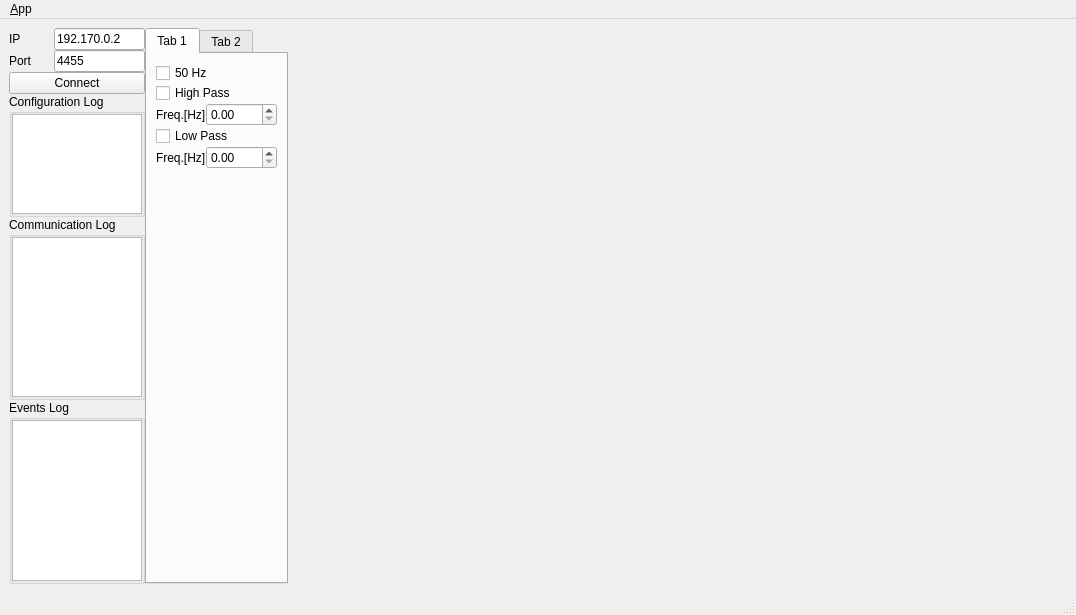
<?xml version="1.0" encoding="UTF-8"?>
<ui version="4.0">
 <class>MainWindowDesign</class>
 <widget class="QMainWindow" name="MainWindowDesign">
  <property name="geometry">
   <rect>
    <x>0</x>
    <y>0</y>
    <width>1076</width>
    <height>615</height>
   </rect>
  </property>
  <property name="windowTitle">
   <string>QRosApp</string>
  </property>
  <property name="windowIcon">
   <iconset resource="../resources/images.qrc">
    <normaloff>:/images/icon.png</normaloff>:/images/icon.png</iconset>
  </property>
  <property name="locale">
   <locale language="English" country="Australia"/>
  </property>
  <widget class="QWidget" name="centralwidget">
   <layout class="QGridLayout" name="gridLayout_7">
    <item row="0" column="0">
     <layout class="QGridLayout" name="gridLayout" rowstretch="1,2,3,3" columnstretch="1,1,8">
      <property name="spacing">
       <number>0</number>
      </property>
      <item row="2" column="0">
       <widget class="QGroupBox" name="groupBox_com">
        <property name="title">
         <string>Communication Log</string>
        </property>
        <layout class="QGridLayout" name="gridLayout_4">
         <property name="leftMargin">
          <number>0</number>
         </property>
         <property name="topMargin">
          <number>0</number>
         </property>
         <property name="rightMargin">
          <number>0</number>
         </property>
         <property name="bottomMargin">
          <number>0</number>
         </property>
         <item row="0" column="0">
          <widget class="QListView" name="listView_com">
           <property name="sizePolicy">
            <sizepolicy hsizetype="Preferred" vsizetype="Preferred">
             <horstretch>0</horstretch>
             <verstretch>0</verstretch>
            </sizepolicy>
           </property>
          </widget>
         </item>
        </layout>
       </widget>
      </item>
      <item row="3" column="0">
       <widget class="QGroupBox" name="groupBox_eve">
        <property name="title">
         <string>Events Log</string>
        </property>
        <layout class="QGridLayout" name="gridLayout_5">
         <property name="leftMargin">
          <number>0</number>
         </property>
         <property name="topMargin">
          <number>0</number>
         </property>
         <property name="rightMargin">
          <number>0</number>
         </property>
         <property name="bottomMargin">
          <number>0</number>
         </property>
         <item row="0" column="0">
          <widget class="QListView" name="listView_eve">
           <property name="sizePolicy">
            <sizepolicy hsizetype="Preferred" vsizetype="Preferred">
             <horstretch>0</horstretch>
             <verstretch>0</verstretch>
            </sizepolicy>
           </property>
          </widget>
         </item>
        </layout>
       </widget>
      </item>
      <item row="0" column="0">
       <layout class="QGridLayout" name="gridLayout_2" columnstretch="1,2">
        <property name="sizeConstraint">
         <enum>QLayout::SetDefaultConstraint</enum>
        </property>
        <property name="spacing">
         <number>0</number>
        </property>
        <item row="0" column="0">
         <widget class="QLabel" name="label">
          <property name="text">
           <string>IP</string>
          </property>
         </widget>
        </item>
        <item row="1" column="0">
         <widget class="QLabel" name="label_2">
          <property name="text">
           <string>Port</string>
          </property>
         </widget>
        </item>
        <item row="1" column="1">
         <widget class="QLineEdit" name="lineEdit_port">
          <property name="sizePolicy">
           <sizepolicy hsizetype="Preferred" vsizetype="Preferred">
            <horstretch>0</horstretch>
            <verstretch>0</verstretch>
           </sizepolicy>
          </property>
          <property name="text">
           <string>4455</string>
          </property>
         </widget>
        </item>
        <item row="2" column="0" colspan="2">
         <widget class="QPushButton" name="button_connect">
          <property name="sizePolicy">
           <sizepolicy hsizetype="Preferred" vsizetype="Preferred">
            <horstretch>0</horstretch>
            <verstretch>0</verstretch>
           </sizepolicy>
          </property>
          <property name="text">
           <string>Connect</string>
          </property>
         </widget>
        </item>
        <item row="0" column="1">
         <widget class="QLineEdit" name="lineEdit_ip">
          <property name="sizePolicy">
           <sizepolicy hsizetype="Preferred" vsizetype="Preferred">
            <horstretch>0</horstretch>
            <verstretch>0</verstretch>
           </sizepolicy>
          </property>
          <property name="text">
           <string>192.170.0.2</string>
          </property>
         </widget>
        </item>
       </layout>
      </item>
      <item row="0" column="1" rowspan="4">
       <widget class="QTabWidget" name="tabWidget">
        <property name="sizePolicy">
         <sizepolicy hsizetype="Preferred" vsizetype="Preferred">
          <horstretch>0</horstretch>
          <verstretch>0</verstretch>
         </sizepolicy>
        </property>
        <property name="currentIndex">
         <number>0</number>
        </property>
        <widget class="QWidget" name="tab">
         <attribute name="title">
          <string>Tab 1</string>
         </attribute>
         <layout class="QGridLayout" name="gridLayout_6">
          <property name="leftMargin">
           <number>9</number>
          </property>
          <property name="topMargin">
           <number>9</number>
          </property>
          <property name="rightMargin">
           <number>9</number>
          </property>
          <property name="bottomMargin">
           <number>9</number>
          </property>
          <property name="spacing">
           <number>6</number>
          </property>
          <item row="1" column="0">
           <spacer name="verticalSpacer">
            <property name="orientation">
             <enum>Qt::Vertical</enum>
            </property>
            <property name="sizeHint" stdset="0">
             <size>
              <width>20</width>
              <height>40</height>
             </size>
            </property>
           </spacer>
          </item>
          <item row="0" column="0">
           <layout class="QVBoxLayout" name="verticalLayout">
            <property name="spacing">
             <number>0</number>
            </property>
            <item>
             <widget class="QCheckBox" name="checkBox_notch">
              <property name="text">
               <string>50 Hz</string>
              </property>
              <property name="checked">
               <bool>false</bool>
              </property>
             </widget>
            </item>
            <item>
             <widget class="QCheckBox" name="checkBox_high">
              <property name="text">
               <string>High Pass</string>
              </property>
             </widget>
            </item>
            <item>
             <layout class="QHBoxLayout" name="horizontalLayout">
              <property name="spacing">
               <number>0</number>
              </property>
              <item>
               <widget class="QLabel" name="label_3">
                <property name="text">
                 <string>Freq.[Hz]</string>
                </property>
               </widget>
              </item>
              <item>
               <widget class="QDoubleSpinBox" name="doubleSpinBox_high">
                <property name="maximum">
                 <double>1000.000000000000000</double>
                </property>
               </widget>
              </item>
             </layout>
            </item>
            <item>
             <widget class="QCheckBox" name="checkBox_low">
              <property name="text">
               <string>Low Pass</string>
              </property>
             </widget>
            </item>
            <item>
             <layout class="QHBoxLayout" name="horizontalLayout_2">
              <property name="spacing">
               <number>0</number>
              </property>
              <item>
               <widget class="QLabel" name="label_4">
                <property name="text">
                 <string>Freq.[Hz]</string>
                </property>
               </widget>
              </item>
              <item>
               <widget class="QDoubleSpinBox" name="doubleSpinBox_low">
                <property name="maximum">
                 <double>1000.000000000000000</double>
                </property>
               </widget>
              </item>
             </layout>
            </item>
           </layout>
          </item>
         </layout>
        </widget>
        <widget class="QWidget" name="tab_2">
         <attribute name="title">
          <string>Tab 2</string>
         </attribute>
         <layout class="QGridLayout" name="gridLayout_8">
          <item row="0" column="0">
           <layout class="QVBoxLayout" name="verticalLayout_3">
            <property name="spacing">
             <number>0</number>
            </property>
            <item>
             <widget class="QCheckBox" name="checkBox_notch_2">
              <property name="text">
               <string>50 Hz</string>
              </property>
              <property name="checked">
               <bool>false</bool>
              </property>
             </widget>
            </item>
            <item>
             <widget class="QCheckBox" name="checkBox_high_2">
              <property name="text">
               <string>High Pass</string>
              </property>
             </widget>
            </item>
            <item>
             <layout class="QHBoxLayout" name="horizontalLayout_3">
              <property name="spacing">
               <number>0</number>
              </property>
              <item>
               <widget class="QLabel" name="label_5">
                <property name="text">
                 <string>Freq.[Hz]</string>
                </property>
               </widget>
              </item>
              <item>
               <widget class="QDoubleSpinBox" name="doubleSpinBox_high_2">
                <property name="maximum">
                 <double>1000.000000000000000</double>
                </property>
               </widget>
              </item>
             </layout>
            </item>
            <item>
             <widget class="QCheckBox" name="checkBox_low_2">
              <property name="text">
               <string>Low Pass</string>
              </property>
             </widget>
            </item>
            <item>
             <layout class="QHBoxLayout" name="horizontalLayout_4">
              <property name="spacing">
               <number>0</number>
              </property>
              <item>
               <widget class="QLabel" name="label_6">
                <property name="text">
                 <string>Freq.[Hz]</string>
                </property>
               </widget>
              </item>
              <item>
               <widget class="QDoubleSpinBox" name="doubleSpinBox_low_2">
                <property name="maximum">
                 <double>1000.000000000000000</double>
                </property>
               </widget>
              </item>
             </layout>
            </item>
           </layout>
          </item>
          <item row="1" column="0">
           <spacer name="verticalSpacer_2">
            <property name="orientation">
             <enum>Qt::Vertical</enum>
            </property>
            <property name="sizeHint" stdset="0">
             <size>
              <width>20</width>
              <height>40</height>
             </size>
            </property>
           </spacer>
          </item>
         </layout>
        </widget>
       </widget>
      </item>
      <item row="1" column="0">
       <widget class="QGroupBox" name="groupBox_config">
        <property name="sizePolicy">
         <sizepolicy hsizetype="Preferred" vsizetype="Preferred">
          <horstretch>0</horstretch>
          <verstretch>0</verstretch>
         </sizepolicy>
        </property>
        <property name="title">
         <string>Configuration Log</string>
        </property>
        <layout class="QGridLayout" name="gridLayout_3">
         <property name="leftMargin">
          <number>0</number>
         </property>
         <property name="topMargin">
          <number>0</number>
         </property>
         <property name="rightMargin">
          <number>0</number>
         </property>
         <property name="bottomMargin">
          <number>0</number>
         </property>
         <property name="horizontalSpacing">
          <number>6</number>
         </property>
         <item row="0" column="0">
          <widget class="QListView" name="listView_config">
           <property name="sizePolicy">
            <sizepolicy hsizetype="Preferred" vsizetype="Preferred">
             <horstretch>0</horstretch>
             <verstretch>0</verstretch>
            </sizepolicy>
           </property>
          </widget>
         </item>
        </layout>
       </widget>
      </item>
      <item row="0" column="2" rowspan="4">
       <layout class="QGridLayout" name="gridLayout_chartwidget" rowstretch="1">
        <property name="spacing">
         <number>0</number>
        </property>
        <item row="0" column="0">
         <widget class="QChartView" name="chartwidget" native="true">
          <property name="sizePolicy">
           <sizepolicy hsizetype="Preferred" vsizetype="Preferred">
            <horstretch>0</horstretch>
            <verstretch>0</verstretch>
           </sizepolicy>
          </property>
         </widget>
        </item>
       </layout>
      </item>
     </layout>
    </item>
   </layout>
  </widget>
  <widget class="QMenuBar" name="menubar">
   <property name="geometry">
    <rect>
     <x>0</x>
     <y>0</y>
     <width>1076</width>
     <height>28</height>
    </rect>
   </property>
   <widget class="QMenu" name="menu_File">
    <property name="title">
     <string>&amp;App</string>
    </property>
    <addaction name="action_Preferences"/>
    <addaction name="separator"/>
    <addaction name="actionAbout"/>
    <addaction name="actionAbout_Qt"/>
    <addaction name="separator"/>
    <addaction name="action_Quit"/>
   </widget>
   <addaction name="menu_File"/>
  </widget>
  <widget class="QStatusBar" name="statusbar"/>
  <action name="action_Quit">
   <property name="text">
    <string>&amp;Quit</string>
   </property>
   <property name="shortcut">
    <string>Ctrl+Q</string>
   </property>
   <property name="shortcutContext">
    <enum>Qt::ApplicationShortcut</enum>
   </property>
  </action>
  <action name="action_Preferences">
   <property name="text">
    <string>&amp;Preferences</string>
   </property>
  </action>
  <action name="actionAbout">
   <property name="text">
    <string>&amp;About</string>
   </property>
  </action>
  <action name="actionAbout_Qt">
   <property name="text">
    <string>About &amp;Qt</string>
   </property>
  </action>
 </widget>
 <customwidgets>
  <customwidget>
   <class>QChartView</class>
   <extends>QWidget</extends>
   <header location="global">qchartview.h</header>
   <container>1</container>
  </customwidget>
 </customwidgets>
 <resources>
  <include location="../resources/images.qrc"/>
 </resources>
 <connections>
  <connection>
   <sender>action_Quit</sender>
   <signal>triggered()</signal>
   <receiver>MainWindowDesign</receiver>
   <slot>close()</slot>
   <hints>
    <hint type="sourcelabel">
     <x>-1</x>
     <y>-1</y>
    </hint>
    <hint type="destinationlabel">
     <x>399</x>
     <y>299</y>
    </hint>
   </hints>
  </connection>
 </connections>
</ui>
